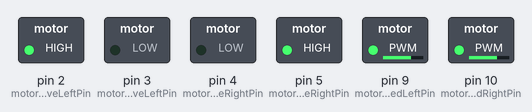
Simulated run of this sketch. Board: Arduino Uno, built with avr-gcc and run on an emulated ATmega328P. Parts: switched loads named in the sketch (green lamp = pin HIGH).

Above: at 0.1 s.
Timing chart, 0 to 1.6 s (numbered marks = the images above):
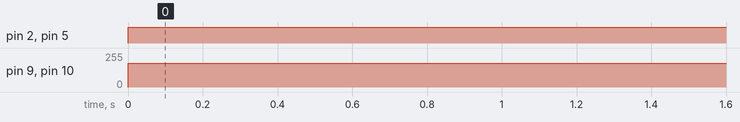

Measured:
- by itself, pin 2 (motorPositiveLeftPin), pin 5 (motorNegativeRightPin): LOW → HIGH at 0.00 s
- by itself, pin 9 (motorSpeedLeftPin), pin 10 (motorSpeedRightPin): 0/255 → 178/255 at 0.00 s

The sketch:

TestMotors.ino
```cpp
#include <Motor.h>
#include <QueueArray.h>
#include <math.h>

//Definicoes pinos Arduino ligados a entrada da Ponte H
int const motorNegativeLeftPin = 3;
int const motorPositiveLeftPin = 2;
int const motorPositiveRightPin = 4;
int const motorNegativeRightPin = 5;
int const motorSpeedRightPin = 10;
int const motorSpeedLeftPin = 9;

float intensityPercentage = 70;
int percentageMax = 100;
int intensityMax = 255;

float intensityP = intensityPercentage / percentageMax;
byte intensity = intensityP * intensityMax;

Motor motor(motorNegativeLeftPin, motorPositiveLeftPin, motorPositiveRightPin, motorNegativeRightPin, motorSpeedRightPin, motorSpeedLeftPin, intensity);


void setup()
{
  // set all the motor control pins to outputs
//  pinMode(motorSpeedRightPin, OUTPUT);
//  pinMode(motorSpeedLeftPin, OUTPUT);
//  pinMode(motorNegativeLeftPin, OUTPUT);
//  pinMode(motorPositiveLeftPin, OUTPUT);
//  pinMode(motorPositiveRightPin, OUTPUT);
//  pinMode(motorNegativeRightPin, OUTPUT);
}
void demoOne()
{
  // this function will run the motors in both directions at a fixed speed
  // turn on motor A
//  digitalWrite(motorPositiveLeftPin, 0);
//  digitalWrite(motorNegativeLeftPin, 1);
//  analogWrite(motorSpeedLeftPin, 200);
//  delay(2000);

  motor.turnRight();
}

void loop() {
  demoOne();;
}
```
